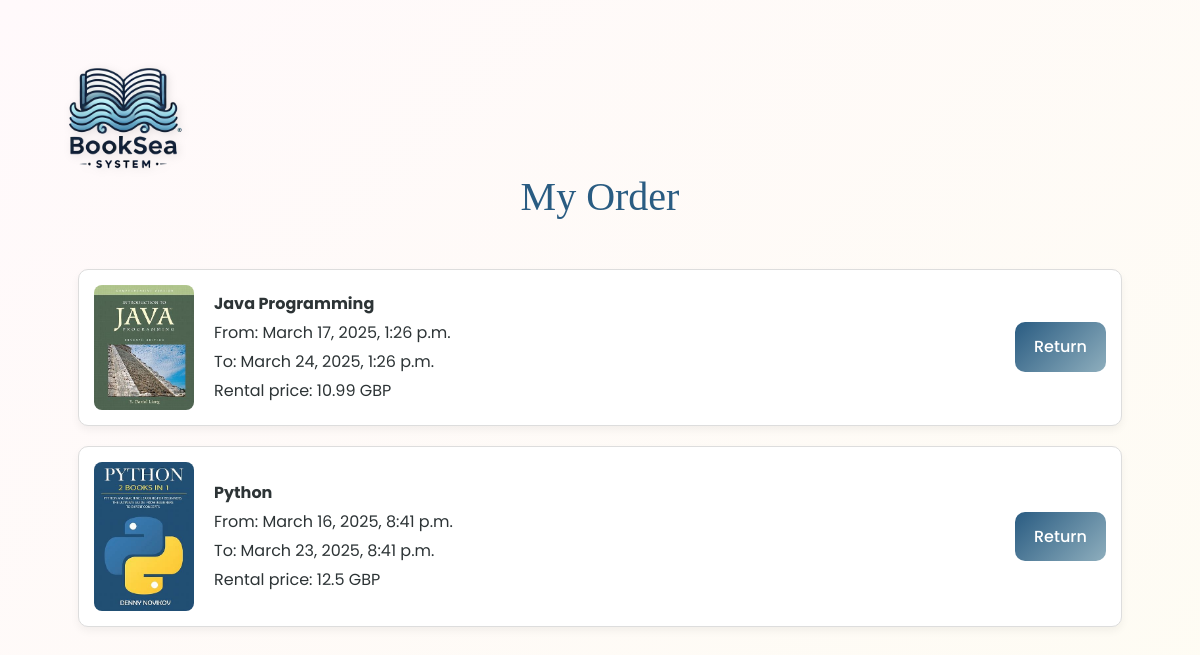
Page /order/ (signed in) on the earlier database version.
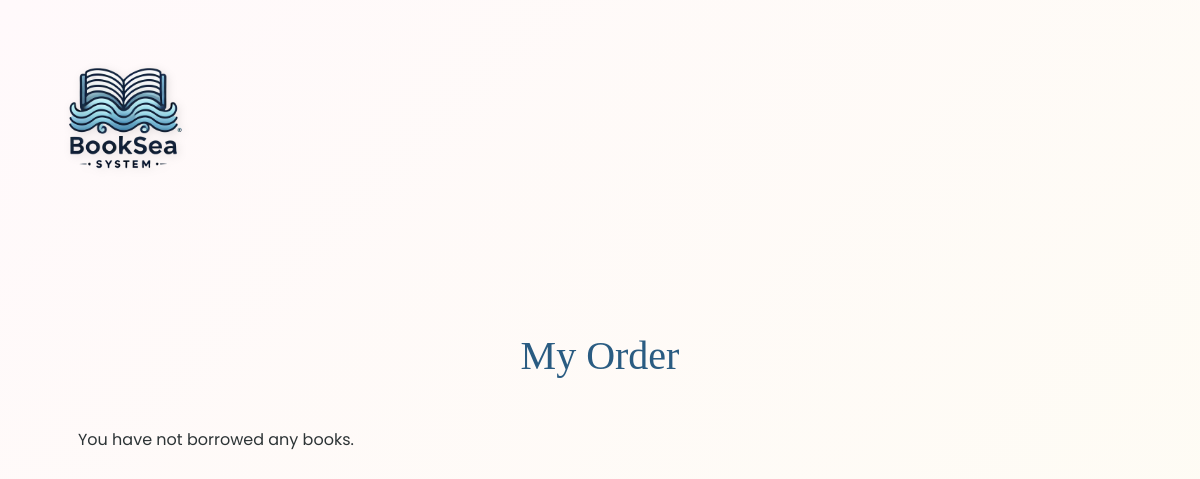
Same page on the later database version.
### pages/models.py (models this page shows, shortened)
class Book(models.Model):
    title = models.CharField(max_length=200)
    category = models.CharField(max_length=100)
    index = models.CharField(max_length=50, unique=True)
    is_available = models.BooleanField(default=True)
    img = models.CharField(max_length=255, default="/img/book.jpg")
    rental_price = models.FloatField(null=True)
    borrow_date = models.DateTimeField(null=True, blank=True)
    due_date = models.DateTimeField(null=True, blank=True)
    is_overdue = models.BooleanField(default=False)
    borrower = models.ForeignKey(User, on_delete=models.SET_NULL, null=True, blank=True, related_name="borrowed_books")

### pages/views.py (the view)
# urls.py: path("order/", order, name="order"),
def order(request):
    borrowed_books = Book.objects.filter(is_available=False, borrower=request.user)
    return render(request, "pages/order.html", {"borrowed_books": borrowed_books})

### pages/templates/pages/order.html (shortened to what this page needs)
<!DOCTYPE html>
<html lang="en">
{% load static %}
<head>
    <link href="https://stackpath.bootstrapcdn.com/bootstrap/4.5.2/css/bootstrap.min.css" rel="stylesheet">
    <link rel="stylesheet" href="https://cdnjs.cloudflare.com/ajax/libs/font-awesome/6.0.0/css/all.min.css">
</head>
<body>
    <img src="{% static '/img/image1.PNG' %}" class="top-left-logo">
    <h2 class="headline">My Order</h2>
    <div class="book-list">
        {% for book in borrowed_books %}
        <div class="book-entry">
                <img src="{% static book.img %}" alt="{{ book.title }}" class="book-img">
                <div class="book-details">
                    <p><strong>{{ book.title }}</strong></p>
                    <p>From: {{ book.borrow_date }}</p>
                    <p>To: {{ book.due_date }}</p>
                    <p>Rental price: {{ book.rental_price }} GBP</p>
                </div>
                <div>
                    <form action="{% url 'return_book' book.id %}" method="post"
                          onsubmit="return returnBook('{{ book.id }}')">
                        <button type="submit" class="return-btn">Return</button>
                    </form>
                </div>
        </div>
        {% empty %}
            <p>You have not borrowed any books.</p>
        {% endfor %}
    </div>
</body>
</html>

Differences in the rows shown:
no longer on this page (row edited): Book: img (picture), title "Java Programming", borrow_date "March 17, 2025, 1:26 p.m.", due_date "March 24, 2025, 1:26 p.m.", rental_price "10.99"
no longer on this page (row edited): Book: img (picture), title "Python", borrow_date "March 16, 2025, 8:41 p.m.", due_date "March 23, 2025, 8:41 p.m.", rental_price "12.5"
Other differences:
text now shown: "You have not borrowed any books."
